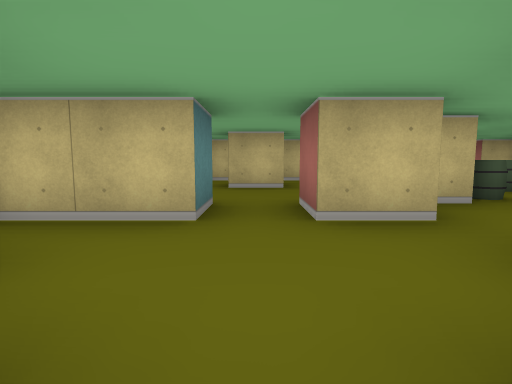
[1] (above)

24 first-person views from a walk through a cub3D ray-caster map. The camera is about half as high as the walls, tilts 6° down and sees 80° across. The floor is counted in squares. Each view is taken from the middle of a square. On the plan, view 1 faces up. The plan holds only what a view shows up to about 9 squares ahead; the rest is blank.

[2]
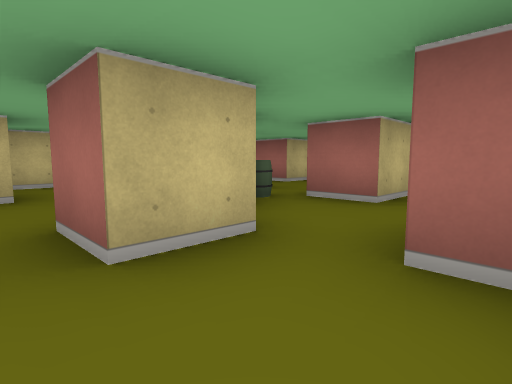

[3]
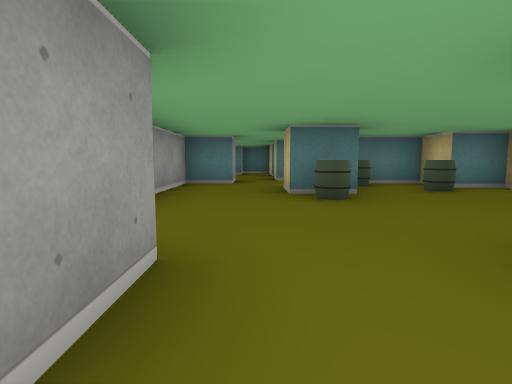

[4]
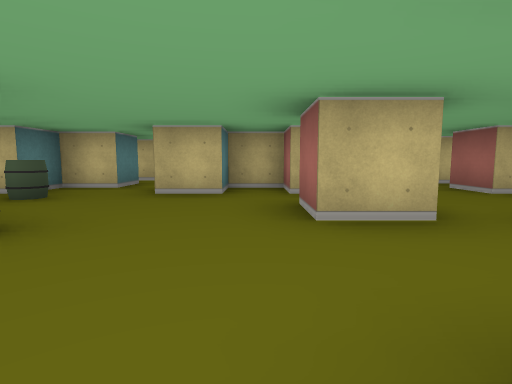

[5]
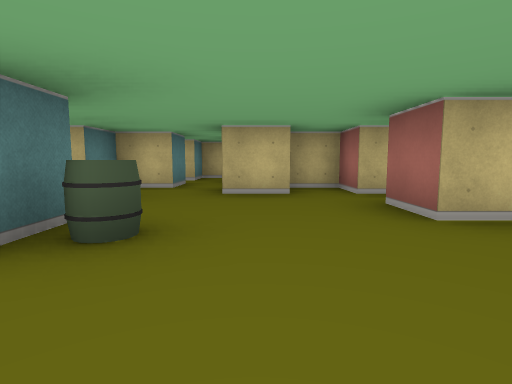

[6]
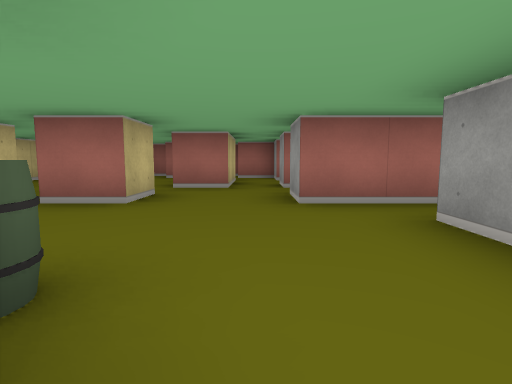

[7]
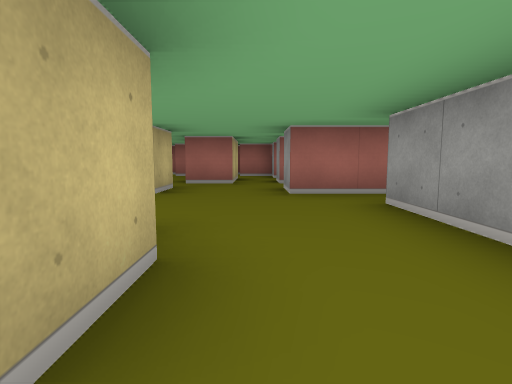

[8]
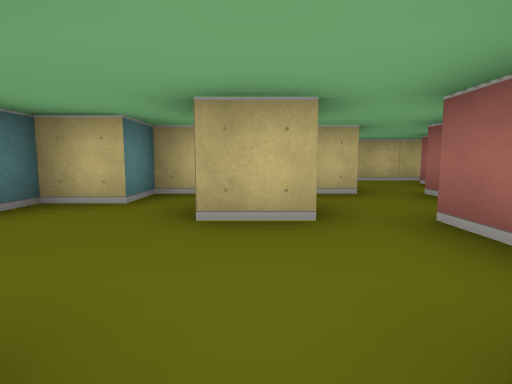

[9]
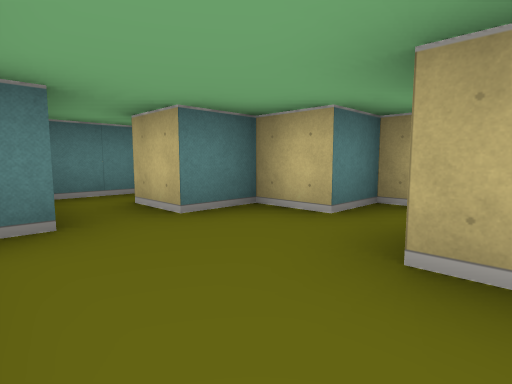

[10]
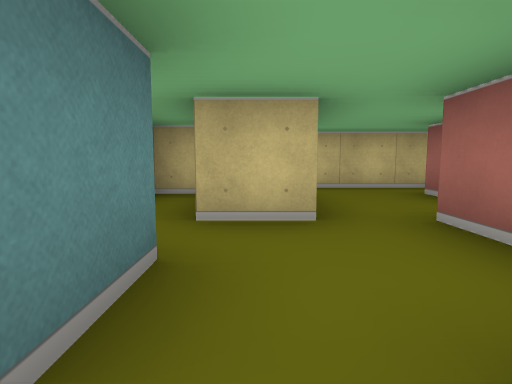

[11]
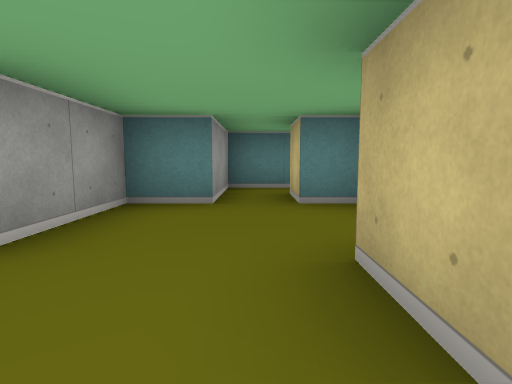

[12]
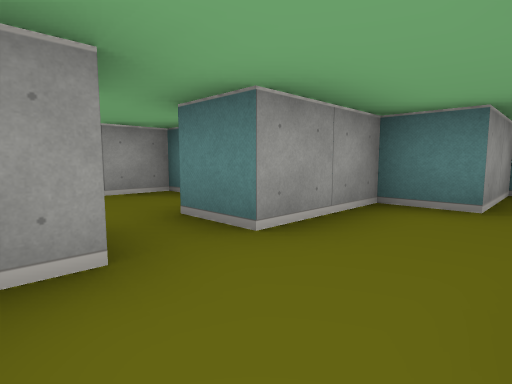

[13]
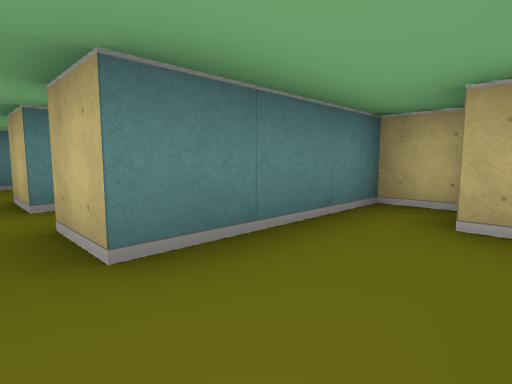

[14]
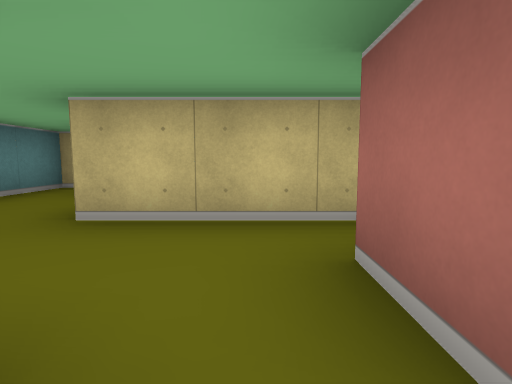

[15]
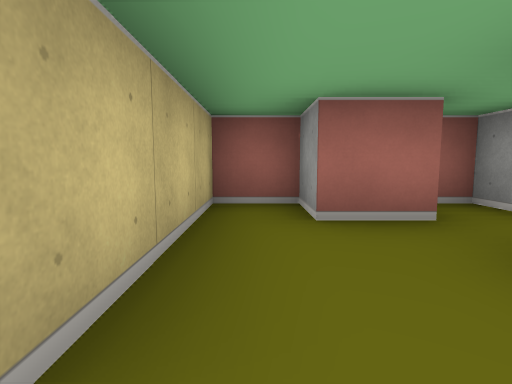

[16]
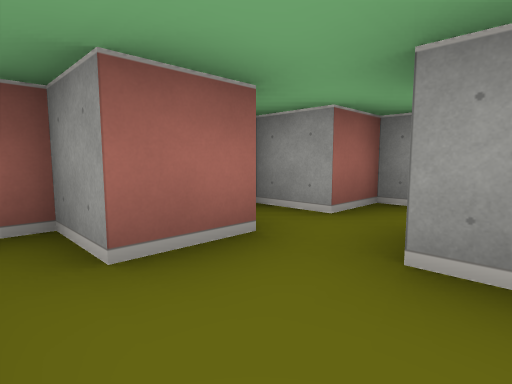

[17]
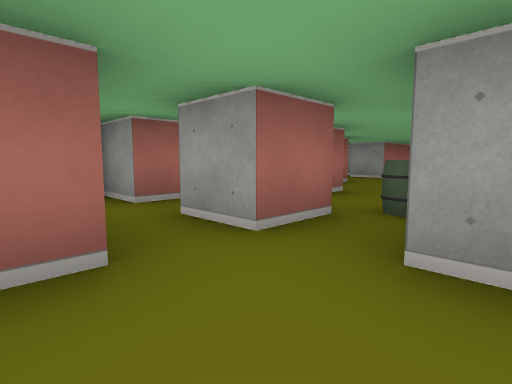

[18]
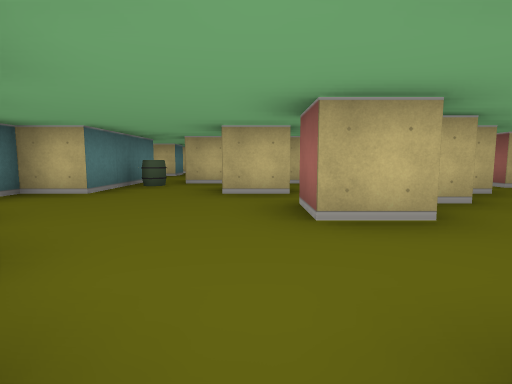

[19]
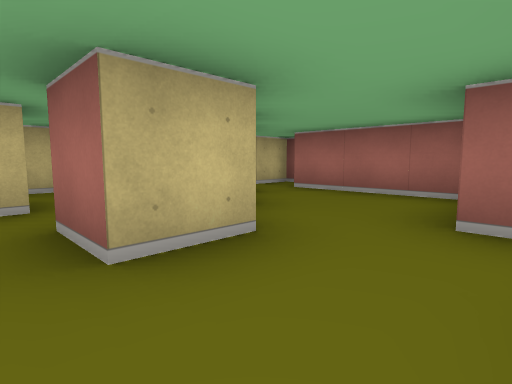

[20]
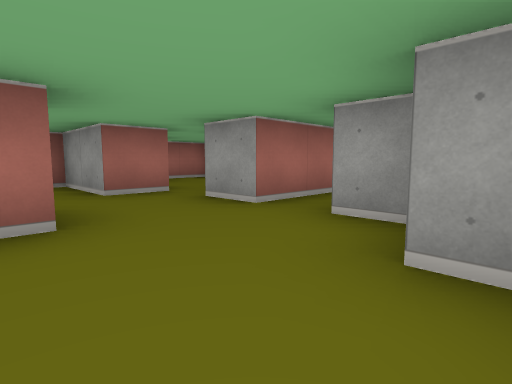

[21]
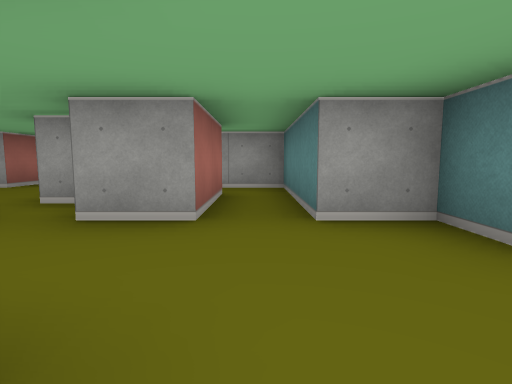

[22]
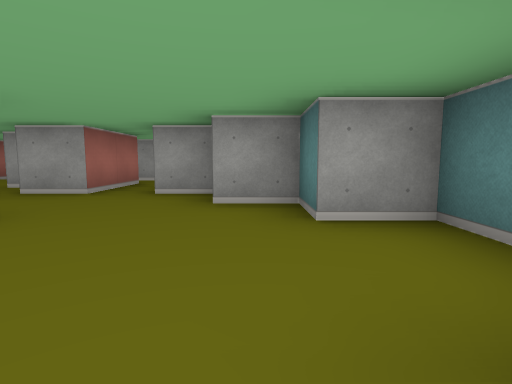

[23]
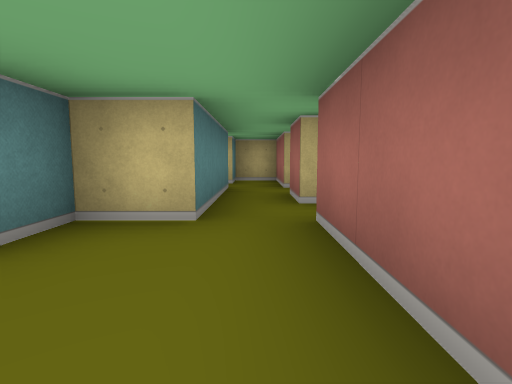

[24]
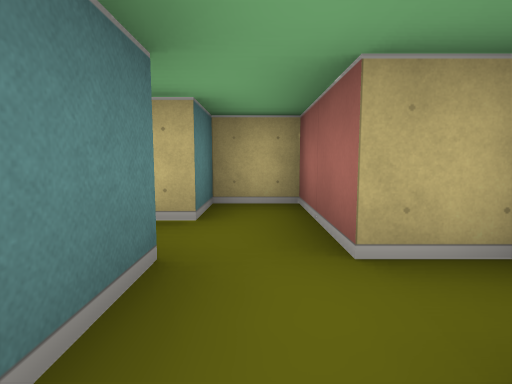

### Floor plan
Key: @ floor where view 1 was taken; # wall or solid block; . floor; B barrel.
Columns run from 5 left of view 1 to 17 right of it. Each row starts with its distance up from view 1.
 11        ###
 10     ## ..##
  9     #. ..#.  ###
  8    ##.#....###.###
  7   ##....##.###...
  6 #.#..#.## .#.#..####
  5 #......# B.........#
  4 ###...##B#...#....####
  3   ###.#..#B....##.##.#
  2    #..............#..#
  1    # ..#.....###.###..
  0      @ #####.#B...##.##
 -1            ###..#.##..#
 -2             #....##..##
 -3             # ...#...#
 -4              #.......#
 -5              ##....###
 -6               ##.#...
 -7                #.##...#
 -8                #.. .. #
 -9                ###  .#

Where each view was taken, in squares from view 1:
view 1: 0 up, 0 right, facing up
view 2: 1 up, 0 right, facing up-right
view 3: 2 up, 9 right, facing left
view 4: 1 up, 7 right, facing up
view 5: 1 up, 6 right, facing up
view 6: 2 up, 4 right, facing right
view 7: 2 up, 3 right, facing right
view 8: 3 up, 0 right, facing up
view 9: 4 up, 0 right, facing up-left
view 10: 5 up, 1 right, facing up
view 11: 5 up, 1 right, facing left
view 12: 5 up, 1 right, facing down-left
view 13: 5 up, 10 right, facing up-left
view 14: 3 up, 12 right, facing up
view 15: 5 up, 10 right, facing right
view 16: 5 up, 11 right, facing down-right
view 17: 3 up, 8 right, facing down-right
view 18: 6 down, 11 right, facing up
view 19: 5 down, 11 right, facing up-right
view 20: 3 down, 9 right, facing down-right
view 21: 3 down, 11 right, facing down
view 22: 1 down, 9 right, facing down
view 23: 4 down, 15 right, facing up
view 24: 0 up, 15 right, facing up
